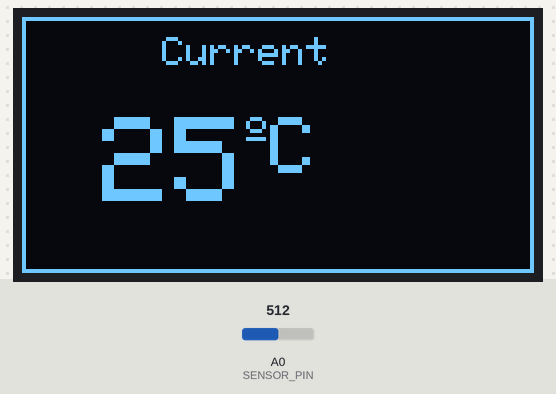
This sketch was run on a simulated Arduino Uno, built with avr-gcc and run on an emulated ATmega328P. Shown: 128×64 one-colour display. Inputs (shaded band) come from the test bench; at power-on: A0 (SENSOR_PIN) = 512.

Above: at 4.2 s.
4.3 s: A0 (SENSOR_PIN) set to 524
At 5.7 s:
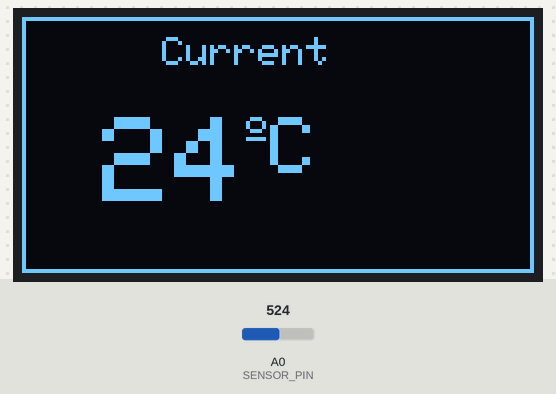
6.6 s: A0 (SENSOR_PIN) set to 1006
At 8.1 s:
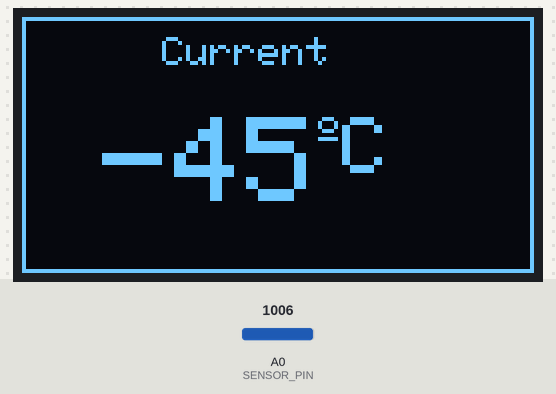
8.7 s: A0 (SENSOR_PIN) set to 1023
At 10.4 s:
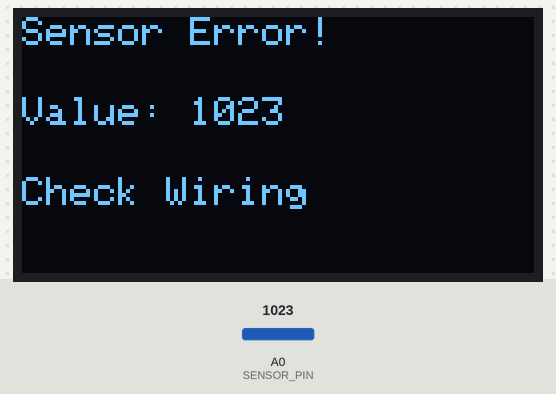
10.7 s: A0 (SENSOR_PIN) set to 900
At 11.9 s:
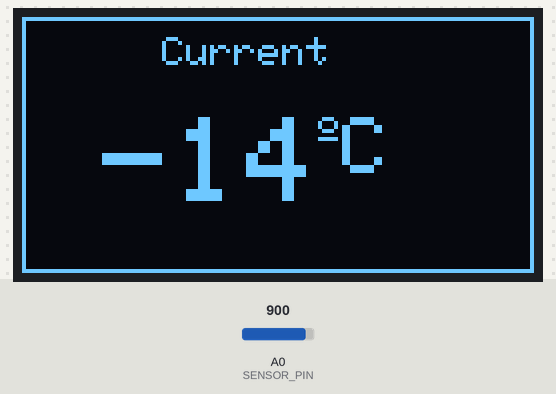
12.8 s: A0 (SENSOR_PIN) set to 882
At 14.3 s:
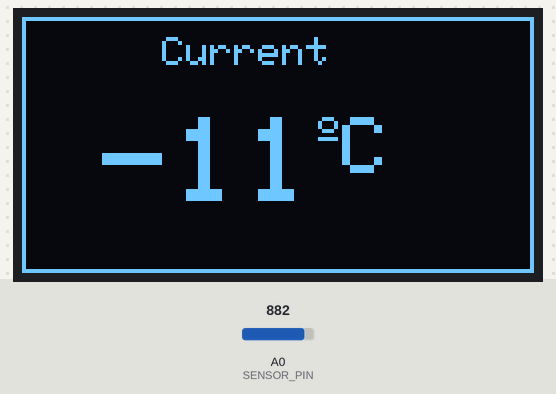
Timing chart, 0 to 15.8 s (numbered marks = the images above; inputs shaded):
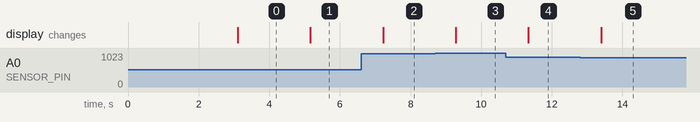

Measured:
- the behaviour switches between 517 and 518 on A0 (SENSOR_PIN) (found by bisection; images 0 and 1)
- the behaviour switches between 1022 and 1023 on A0 (SENSOR_PIN) (found by bisection; images 2 and 3)
- the behaviour switches between 898 and 897 on A0 (SENSOR_PIN) (found by bisection; images 4 and 5)
- after the input at 4.3 s, the display: changes after 0.87 s (image 1)
- after the input at 6.6 s, the display: changes after 0.62 s (image 2)
- after the input at 8.7 s, the display: changes after 0.58 s (image 3)
- after the input at 10.7 s, the display: changes after 0.64 s (image 4)
- after the input at 12.8 s, the display: changes after 0.60 s (image 5)

The sketch:

TEMPRATURE_MONITOR.ino
```cpp
/*
Code Name:TEMPRATURE_MONITOR
Author: RoboSiddhi

⚠ Warning

This project and its code are shared for learning and personal use only.
Commercial use, redistribution, or selling (in any form) of this code or
project is not allowed without proper permission.

                                                                                 .
              !^           .   ..   ..
              ??^~~~^.      ....:....
             :P5J?7?JY5.   ...^:::^..
            .BG5JY75&JYG   ...^:::^..
            .BBBP57?YYYG.   ....::::
             :YBBGYJ??Y?   .  .^ YGGY.
              :!BBBBY!:       .G??5BP^
            ~GP5P5??77!7:    .^J55Y!
           ^#57!7#5777!?57~:~77JG~
           ?#G5PB#57777!B5GG5YPJ.
          .BGYY&&BPY???J!!Y5Y7:
          :7!~!7777!!!!^

Description: This project is a real-time digital thermometer built using an Arduino Uno. It measures ambient temperature using an NTC Thermistor
(Analog Sensor) and displays the reading in degrees Celsius on a 0.96-inch I2C OLED display.
Great for
learning robotics, DIY projects, and basic STEM applications.
*/
#include <Wire.h>
#include <Adafruit_GFX.h>
#include <Adafruit_SSD1306.h>
#include <avr/pgmspace.h>

// --- OLED Configuration ---
#define SCREEN_WIDTH 128
#define SCREEN_HEIGHT 64
#define OLED_RESET    -1
#define SCREEN_ADDRESS 0x3C

Adafruit_SSD1306 display(SCREEN_WIDTH, SCREEN_HEIGHT, &Wire, OLED_RESET);

// --- Sensor Configuration ---
#define SENSOR_PIN A0
const float BETA = 3950;

// --- YOUR COMPANY LOGO ---
const unsigned char PROGMEM company_logo[] = {
  0xff, 0xff, 0xff, 0xff, 0xff, 0xff, 0xff, 0xff, 0xff, 0xff, 0xff, 0xff, 0xff, 0xff, 0xff, 0xff,
  0xff, 0xff, 0xff, 0xff, 0xff, 0xff, 0xff, 0xff, 0xff, 0xff, 0xff, 0xff, 0xff, 0xff, 0xff, 0xff,
  0xff, 0xff, 0xff, 0xff, 0xff, 0xff, 0xff, 0xff, 0xff, 0xff, 0xff, 0xff, 0xff, 0xff, 0xff, 0xff,
  0xff, 0xff, 0xff, 0xff, 0xff, 0xff, 0xff, 0xff, 0xff, 0xff, 0xff, 0xff, 0xff, 0xff, 0xff, 0xff,
  0xff, 0xff, 0xff, 0xff, 0xff, 0xff, 0xff, 0xff, 0xff, 0xff, 0xff, 0xff, 0xff, 0xff, 0xff, 0xff,
  0xff, 0xff, 0xff, 0xff, 0xf0, 0xff, 0xff, 0xff, 0xff, 0xff, 0xff, 0xff, 0xff, 0xff, 0xff, 0xff,
  0xff, 0xff, 0xff, 0xff, 0xf6, 0xff, 0xff, 0xff, 0xff, 0xff, 0xff, 0xff, 0xff, 0xff, 0xff, 0xff,
  0xff, 0xff, 0xff, 0xff, 0xf0, 0xff, 0xff, 0xff, 0xff, 0xff, 0xff, 0xff, 0xff, 0xff, 0xff, 0xff,
  0xff, 0xff, 0xff, 0xff, 0xf9, 0xff, 0xff, 0xff, 0xff, 0xff, 0xff, 0xff, 0xff, 0xff, 0xff, 0xff,
  0xff, 0xff, 0xff, 0xff, 0xf9, 0x80, 0x07, 0xff, 0xff, 0xff, 0xff, 0xff, 0xff, 0xff, 0xff, 0xff,
  0xff, 0xff, 0xff, 0xff, 0xf8, 0x3f, 0xf8, 0xff, 0xff, 0xff, 0xff, 0xff, 0xff, 0xff, 0xff, 0xff,
  0xff, 0xff, 0xff, 0xff, 0xf8, 0xff, 0xfe, 0x7f, 0xff, 0xff, 0xff, 0xff, 0xff, 0xff, 0xff, 0xff,
  0xff, 0xff, 0xff, 0xff, 0xf1, 0xff, 0xff, 0xbf, 0xff, 0xff, 0xff, 0xff, 0xff, 0xff, 0xff, 0xff,
  0xff, 0xff, 0xff, 0xff, 0xe1, 0xff, 0xf8, 0x1f, 0xff, 0xff, 0xff, 0xff, 0xff, 0xff, 0xff, 0xff,
  0xff, 0xff, 0xff, 0xff, 0xc8, 0x3f, 0xe0, 0x0f, 0xff, 0xff, 0xff, 0xff, 0xff, 0xff, 0xff, 0xff,
  0xff, 0xff, 0xff, 0xff, 0xc1, 0x8f, 0xc1, 0x8f, 0xff, 0xff, 0xff, 0xff, 0xff, 0xff, 0xff, 0xff,
  0xff, 0xff, 0xff, 0xff, 0x87, 0xe7, 0xc1, 0xc7, 0xff, 0xff, 0xff, 0xff, 0xff, 0xff, 0xff, 0xff,
  0xff, 0xff, 0xff, 0xff, 0x88, 0x33, 0xc1, 0xc7, 0xff, 0xff, 0xff, 0xff, 0xff, 0xff, 0xff, 0xff,
  0xff, 0xff, 0xff, 0xff, 0x80, 0x13, 0xc0, 0x87, 0xff, 0xff, 0xff, 0xff, 0xff, 0xff, 0xff, 0xff,
  0xff, 0xff, 0xff, 0xff, 0x80, 0x13, 0xe0, 0x07, 0xff, 0xff, 0xff, 0xff, 0xff, 0xff, 0xff, 0xff,
  0xff, 0xff, 0xff, 0xff, 0x80, 0x33, 0xff, 0xf7, 0xff, 0xff, 0xff, 0xff, 0xff, 0xff, 0xff, 0xff,
  0xff, 0xff, 0xff, 0xff, 0xc0, 0x47, 0xff, 0xf7, 0xff, 0xff, 0xff, 0xff, 0xff, 0xff, 0xff, 0xff,
  0xff, 0xff, 0xff, 0xff, 0xc0, 0x07, 0xff, 0x07, 0xff, 0xff, 0xf8, 0x8f, 0xff, 0xff, 0xff, 0xff,
  0xff, 0xff, 0xff, 0xff, 0xe0, 0x01, 0xff, 0xa7, 0xff, 0xff, 0xfa, 0x2b, 0xff, 0xff, 0xff, 0xff,
  0xff, 0xff, 0xff, 0xff, 0xf8, 0x00, 0xff, 0xe7, 0xff, 0xff, 0xf8, 0x05, 0xff, 0xff, 0xff, 0xff,
  0xff, 0xff, 0xff, 0xff, 0xfc, 0x00, 0x1f, 0xcf, 0xff, 0xfe, 0x3a, 0x4b, 0xff, 0xff, 0xff, 0xff,
  0xff, 0xff, 0xff, 0xff, 0xff, 0x80, 0x00, 0x1f, 0xff, 0xfe, 0xb8, 0x80, 0xff, 0xff, 0xff, 0xff,
  0xff, 0xff, 0xff, 0xff, 0xff, 0x80, 0x03, 0xff, 0xff, 0xfe, 0x30, 0x12, 0xff, 0xff, 0xff, 0xff,
  0xff, 0xff, 0xff, 0xff, 0xff, 0x80, 0x0f, 0xff, 0xff, 0xfe, 0x4f, 0x89, 0xff, 0xff, 0xff, 0xff,
  0xff, 0xff, 0xff, 0xff, 0xf8, 0x00, 0x07, 0xff, 0xff, 0xfe, 0x1f, 0xc3, 0xff, 0xff, 0xff, 0xff,
  0xff, 0xff, 0xff, 0xff, 0xe0, 0x07, 0xf0, 0x7f, 0xff, 0xff, 0x3f, 0x8f, 0xff, 0xff, 0xff, 0xff,
  0xff, 0xff, 0xff, 0xff, 0x80, 0x3f, 0xff, 0x1f, 0xff, 0xff, 0x1f, 0x1f, 0xff, 0xff, 0xff, 0xff,
  0xff, 0xff, 0xff, 0xff, 0x02, 0x0f, 0xff, 0xc7, 0xff, 0xfe, 0x00, 0x3f, 0xff, 0xff, 0xff, 0xff,
  0xff, 0xff, 0xff, 0xfe, 0x0f, 0xc3, 0xff, 0xe1, 0xff, 0xf9, 0xe0, 0xff, 0xff, 0xff, 0xff, 0xff,
  0xff, 0xff, 0xff, 0xfe, 0x0f, 0xe1, 0xff, 0xf0, 0x7f, 0xe7, 0xe3, 0xff, 0xff, 0xff, 0xff, 0xff,
  0xff, 0xff, 0xff, 0xfc, 0x1f, 0xe1, 0xff, 0xfb, 0x3f, 0xcf, 0xc7, 0xff, 0xff, 0xff, 0xff, 0xff,
  0xff, 0xff, 0xff, 0xfc, 0x1f, 0xe0, 0xff, 0xf9, 0xcf, 0x3f, 0x87, 0xff, 0xff, 0xff, 0xff, 0xff,
  0xff, 0xff, 0xff, 0xfc, 0x0f, 0xe0, 0xff, 0xf9, 0xf2, 0x7f, 0x0f, 0xff, 0xff, 0xff, 0xff, 0xff,
  0xff, 0xff, 0xff, 0xfc, 0x07, 0xc1, 0xff, 0xf9, 0xf9, 0xfc, 0x1f, 0xff, 0xff, 0xff, 0xff, 0xff,
  0xff, 0xff, 0xff, 0xfc, 0x00, 0x80, 0xff, 0xf8, 0x60, 0x38, 0x3f, 0xff, 0xff, 0xff, 0xff, 0xff,
  0xff, 0xff, 0xff, 0xf8, 0x00, 0x00, 0xff, 0xf8, 0x07, 0x30, 0x7f, 0xff, 0xff, 0xff, 0xff, 0xff,
  0xff, 0xff, 0xff, 0xf8, 0x00, 0x00, 0xff, 0xf8, 0x00, 0x81, 0xff, 0xff, 0xff, 0xff, 0xff, 0xff,
  0xff, 0xff, 0xff, 0xf8, 0x1e, 0x00, 0x7f, 0xf8, 0x00, 0x83, 0xff, 0xff, 0xff, 0xff, 0xff, 0xff,
  0xff, 0xff, 0xff, 0xf0, 0x3c, 0x00, 0x7f, 0xf3, 0x80, 0x0f, 0xff, 0xff, 0xff, 0xff, 0xff, 0xff,
  0xff, 0xff, 0xff, 0xf0, 0x38, 0x00, 0x3f, 0xf3, 0xf0, 0x3f, 0xff, 0xff, 0xff, 0xff, 0xff, 0xff,
  0xff, 0xff, 0xff, 0xf0, 0x78, 0x00, 0x1f, 0xf7, 0xff, 0xff, 0xff, 0xff, 0xff, 0xff, 0xff, 0xff,
  0xff, 0xff, 0xff, 0xe0, 0x00, 0x00, 0x00, 0x07, 0xff, 0xff, 0xff, 0xff, 0xff, 0xff, 0xff, 0xff,
  0xff, 0xff, 0xff, 0xf0, 0x00, 0x00, 0x00, 0x1f, 0xff, 0xff, 0xff, 0xff, 0xff, 0xff, 0xff, 0xff,
  0xff, 0xff, 0xff, 0xff, 0xff, 0xff, 0xff, 0xff, 0xff, 0xff, 0xff, 0xff, 0xff, 0xff, 0xff, 0xff,
  0xff, 0xff, 0xff, 0xff, 0xff, 0xff, 0xff, 0xff, 0xff, 0xff, 0xff, 0xff, 0xff, 0xff, 0xff, 0xff,
  0xff, 0xff, 0xff, 0xff, 0xff, 0xff, 0xff, 0xff, 0xff, 0xff, 0xff, 0xff, 0xff, 0xff, 0xff, 0xff,
  0xff, 0xff, 0xff, 0xff, 0xff, 0xff, 0xff, 0xff, 0xff, 0xff, 0xff, 0xff, 0xff, 0xff, 0xff, 0xff,
  0xff, 0xfe, 0x07, 0xff, 0xf1, 0xff, 0xff, 0xf0, 0x71, 0xfe, 0x3f, 0xc6, 0x3f, 0x8f, 0xff, 0xff,
  0xff, 0xfe, 0x01, 0xff, 0xf9, 0xff, 0xff, 0xc0, 0x31, 0xfe, 0x3f, 0xc6, 0x3f, 0xcf, 0xff, 0xff,
  0xff, 0xfe, 0x71, 0xff, 0xf9, 0xff, 0xff, 0xc7, 0xff, 0xfe, 0x3f, 0xc6, 0x3f, 0xff, 0xff, 0xff,
  0xff, 0xfe, 0x71, 0xe0, 0x79, 0x07, 0x81, 0xc7, 0xf1, 0xc0, 0x38, 0x06, 0x01, 0xcf, 0xff, 0xff,
  0xff, 0xfe, 0x03, 0xc6, 0x38, 0xc6, 0x18, 0xe0, 0xf1, 0x8c, 0x31, 0x86, 0x31, 0xcf, 0xff, 0xff,
  0xff, 0xfe, 0x07, 0x8f, 0x19, 0xe2, 0x3c, 0xf8, 0x31, 0x9e, 0x33, 0xc6, 0x38, 0xcf, 0xff, 0xff,
  0xff, 0xfe, 0x63, 0x8f, 0x19, 0xe2, 0x3c, 0xfe, 0x31, 0x9e, 0x33, 0xc6, 0x38, 0xcf, 0xff, 0xff,
  0xff, 0xfe, 0x71, 0xcf, 0x39, 0xc6, 0x38, 0xde, 0x31, 0x8e, 0x31, 0xc6, 0x38, 0xcf, 0xff, 0xff,
  0xff, 0xfe, 0x78, 0xc0, 0x38, 0x07, 0x01, 0xc0, 0x31, 0x80, 0x30, 0x06, 0x38, 0xcf, 0xff, 0xff,
  0xff, 0xff, 0xff, 0xf9, 0xff, 0xbf, 0xe7, 0xf1, 0xff, 0xe7, 0xfe, 0xff, 0xff, 0xff, 0xff, 0xff,
  0xff, 0xff, 0xff, 0xff, 0xff, 0xff, 0xff, 0xff, 0xff, 0xff, 0xff, 0xff, 0xff, 0xff, 0xff, 0xff,
  0xff, 0xff, 0xff, 0xff, 0xff, 0xff, 0xff, 0xff, 0xff, 0xff, 0xff, 0xff, 0xff, 0xff, 0xff, 0xff
};

void setup() {
  Serial.begin(9600);

  if(!display.begin(SSD1306_SWITCHCAPVCC, SCREEN_ADDRESS)) {
    Serial.println(F("SSD1306 allocation failed"));
    for(;;);
  }

  // --- 1. SHOW LOGO ---
  display.clearDisplay();
  display.drawBitmap(0, 0, company_logo, 128, 64, WHITE);
  display.display();
  delay(3000); // Wait 3 seconds
}

void loop() {
  // --- 2. READ SENSOR ---
  int analogValue = analogRead(SENSOR_PIN);

  // --- 3. SAFETY CHECK ---
  // If the sensor is loose or not connected, value will be 0 or 1023.
  // This prevents the math from crashing.
  if (analogValue <= 0 || analogValue >= 1023) {
    display.clearDisplay();
    display.setTextColor(WHITE);
    display.setTextSize(1);
    display.setCursor(0, 0);
    display.println("Sensor Error!");
    display.setCursor(0, 20);
    display.print("Value: ");
    display.print(analogValue);
    display.setCursor(0, 40);
    display.println("Check Wiring");
    display.display();
    delay(1000);
    return; // Restart loop
  }

  // --- 4. CALCULATE TEMPERATURE ---
  float celsius = 1 / (log(1 / (1023. / analogValue - 1)) / BETA + 1.0 / 298.15) - 273.15;

  // --- 5. DISPLAY RESULT ---
  display.clearDisplay();
  display.setTextColor(WHITE); // Ensure text is white

  // Header
  display.drawRect(0, 0, 128, 64, WHITE); // Border
  display.setTextSize(1);
  display.setCursor(35, 5);
  display.print("Current");

  // Temperature
  display.setTextSize(3);
  display.setCursor(20, 25);
  display.print(celsius, 0);
  display.setTextSize(1);
  display.cp437(true);
  display.write(167); // Degree symbol
  display.setTextSize(2);
  display.print("C");

  display.display();
  delay(1000);
}
```
